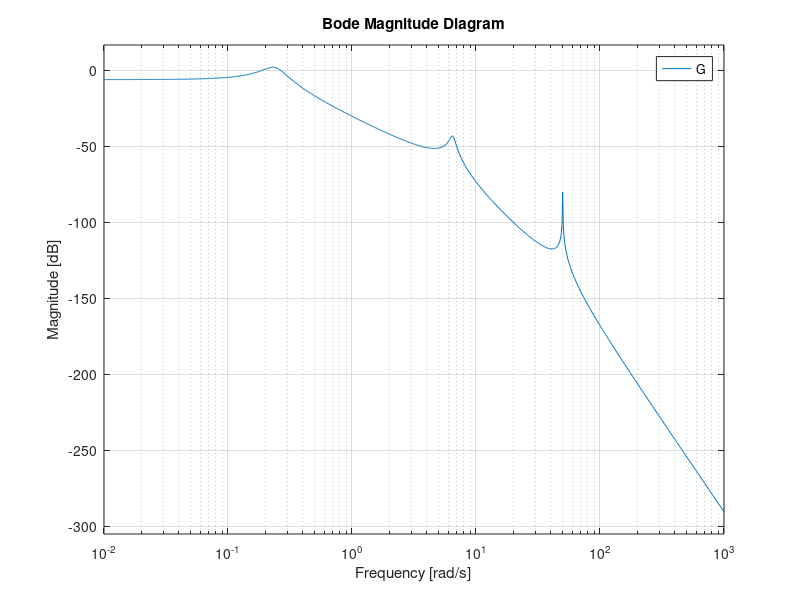
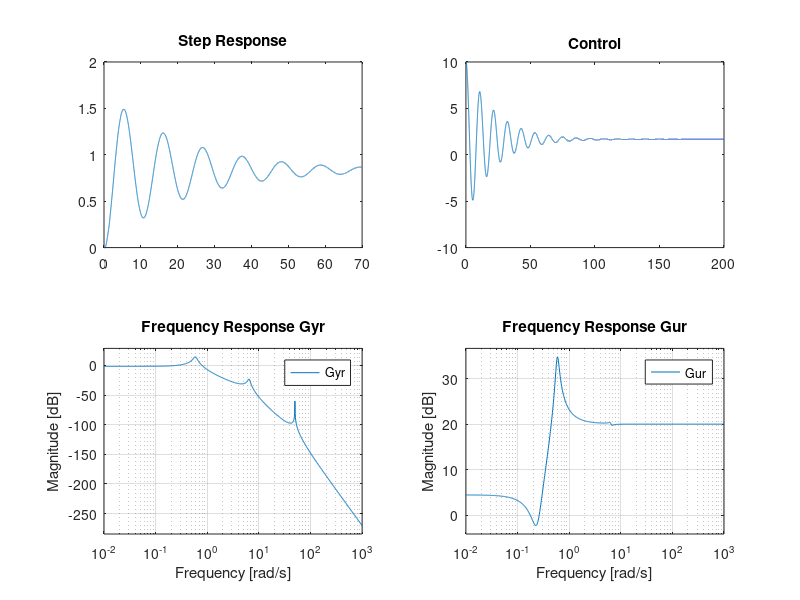
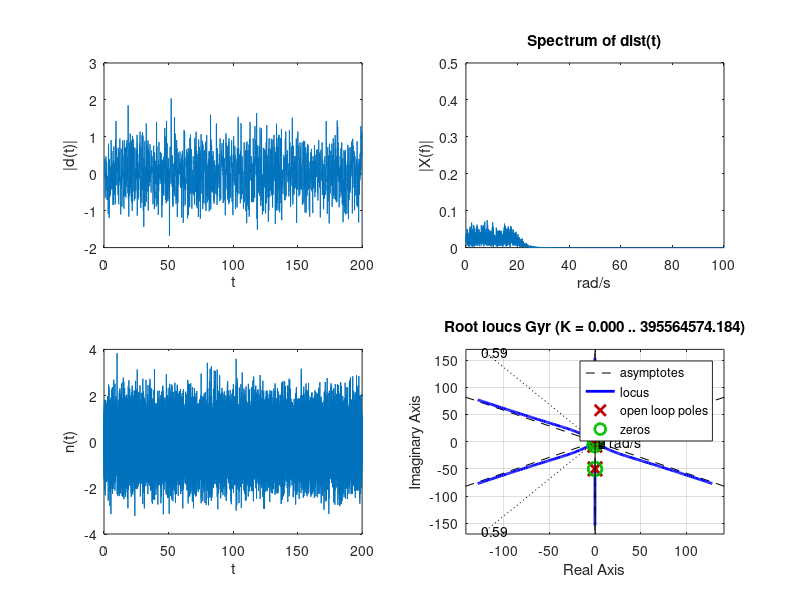

MATLAB code for these plots, in order:
clear; clc; close all;

%% Helicopter Model
s = tf('s');

Om1 = 0.24; z1 = 0.2; % Phugoid
Om2 = 6.5; z2 = 0.05; % Short period
Om3 = 50; z3 = 0.001; % Flex mode

G1 = tf(Om1^2,[1 2*z1*Om1 Om1^2]);
G2 = tf(Om2^2,[1 2*z2*Om2 Om2^2]);
G3 = tf(Om3^2,[1 2*z3*Om3 Om3^2]);
G = 0.5*G1*G2*G3;

bodemag(G);
print -depsc plantBode.eps

%% Create disturbance and noise signals -- You can comment this section out and use the saved.mat file.
dt = 0.01; Fs = 1/dt;
F = 1/(s/5+1);
T = 0:dt:200;

% Create disturbance
D = 2*randn(length(T),1);
wc = (20/2/pi)/(Fs/2); % Normalized cutoff frequency (10 rqd/s)
[fb,fa] = butter(10,wc,'low'); % butter worth filter.
d = filter(fb,fa,D); % Now filter the disturbance. This generates colored noise
L = length(T)+1;

NFFT = 2^nextpow2(L); % Next power of 2 from length of y
Z = 2*fft(d,NFFT)/L;
f = Fs/2*linspace(0,1,NFFT/2+1); % Only interested in signals upto Fs/2 Hz.
absZ = abs(Z(1:NFFT/2+1));
figure(3);
subplot(2,2,1);plot(T,d); 
xlabel('t'); ylabel('|d(t)|');

subplot(2,2,2);plot(2*pi*f,absZ); axis([0 100 0 .5]);
title('Spectrum of dist(t)');
xlabel('rad/s');
ylabel('|X(f)|');

% Create sensor noise
N = randn(length(T),1);
wc = (50/2/pi)/(Fs/2); % Normalized cutoff frequency (10 Hz)
[fb,fa] = butter(10,wc,'high'); % butter worth filter.
n = filter(fb,fa,N); % Now filter the disturbance. This generates colored noise
L = length(T)+1;

NFFT = 2^nextpow2(L); % Next power of 2 from length of y
Z = fft(n,NFFT)/L;
f = Fs/2*linspace(0,1,NFFT/2+1); % Only interested in signals upto Fs/2 Hz.
absZ = 2*abs(Z(1:NFFT/2+1));
figure(3);
subplot(2,2,3);plot(T,n);
xlabel('t');
ylabel('n(t)');

subplot(2,2,4);plot(2*pi*f,absZ); axis([0 100 0 .5]);
title('Spectrum of noise(t)');
xlabel('rad/s');
ylabel('|X(f)|');

% Save Data
P = G;
distTime = d;
noiseTime = n;

save heli.mat P distTime noiseTime T
%% Try several control architectures

% First: Only proportional;
K = 10;

% Then try PID, lead/lag. Use rlocus(...) to determine the gain such that
% tr, Mp, ts are achieved.

C = K;
%% Analyze the controller's performance.

Gyr = C*G/(1+C*G);
Gyd = G/(1+C*G);
Gyn = -Gyr;
Gur = C/(1+C*G);

%% Use rlocus(...)
rlocus(Gyr)
zeta = 0.5911;
wn = 1.8;
sgrid(zeta,wn)
%% Time Simulation

[Y1,T1] = step(Gyr); 
Y2 = lsim(Gyd,d,T);
Y3 = lsim(Gyn,n,T);

u = step(Gur,T);

%%
figure(2); 
subplot(2,2,1); plot(T1,Y1); title('Step Response')
subplot(2,2,2); plot(T,u); title('Control')
subplot(2,2,3); bodemag(Gyr); title('Frequency Response Gyr')
subplot(2,2,4); bodemag(Gur); title('Frequency Response Gur')
